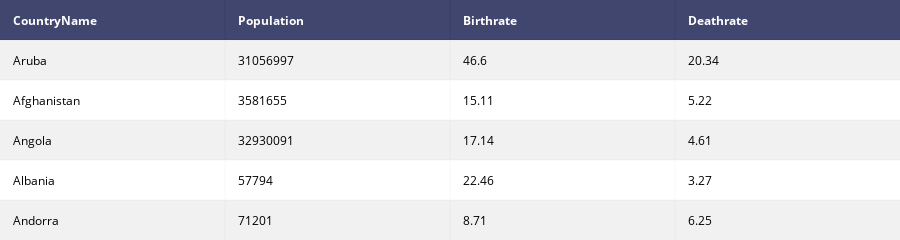

Write notebook code for a chart like this one.
### Code cell
# View table offline
plotly.offline.iplot(table, filename='world population table')

### Figure 1 — Plotly figure (JSON) as saved in the notebook; plotly's stock layout.template omitted (floating-point values rounded to 4 significant figures)
{"data": [{"colorscale": [[0, "#00083e"], [0.5, "#ededee"], [1, "#ffffff"]], "hoverinfo": "none", "opacity": 0.75, "showscale": false, "type": "heatmap", "uid": "bd85a34c-a48d-11e8-bb40-b88a605d4570", "z": [[0, 0, 0, 0], [0.5, 0.5, 0.5, 0.5], [1, 1, 1, 1], [0.5, 0.5, 0.5, 0.5], [1, 1, 1, 1], [0.5, 0.5, 0.5, 0.5]]}], "layout": {"annotations": [{"align": "left", "font": {"color": "#ffffff"}, "showarrow": false, "text": "<b>CountryName</b>", "x": -0.45, "xanchor": "left", "xref": "x", "y": 0, "yref": "y"}, {"align": "left", "font": {"color": "#ffffff"}, "showarrow": false, "text": "<b>Population</b>", "x": 0.55, "xanchor": "left", "xref": "x", "y": 0, "yref": "y"}, {"align": "left", "font": {"color": "#ffffff"}, "showarrow": false, "text": "<b>Birthrate</b>", "x": 1.55, "xanchor": "left", "xref": "x", "y": 0, "yref": "y"}, {"align": "left", "font": {"color": "#ffffff"}, "showarrow": false, "text": "<b>Deathrate </b>", "x": 2.55, "xanchor": "left", "xref": "x", "y": 0, "yref": "y"}, {"align": "left", "font": {"color": "#000000"}, "showarrow": false, "text": "Aruba", "x": -0.45, "xanchor": "left", "xref": "x", "y": 1, "yref": "y"}, {"align": "left", "font": {"color": "#000000"}, "showarrow": false, "text": "31056997", "x": 0.55, "xanchor": "left", "xref": "x", "y": 1, "yref": "y"}, {"align": "left", "font": {"color": "#000000"}, "showarrow": false, "text": "46.6", "x": 1.55, "xanchor": "left", "xref": "x", "y": 1, "yref": "y"}, {"align": "left", "font": {"color": "#000000"}, "showarrow": false, "text": "20.34", "x": 2.55, "xanchor": "left", "xref": "x", "y": 1, "yref": "y"}, {"align": "left", "font": {"color": "#000000"}, "showarrow": false, "text": "Afghanistan", "x": -0.45, "xanchor": "left", "xref": "x", "y": 2, "yref": "y"}, {"align": "left", "font": {"color": "#000000"}, "showarrow": false, "text": "3581655", "x": 0.55, "xanchor": "left", "xref": "x", "y": 2, "yref": "y"}, {"align": "left", "font": {"color": "#000000"}, "showarrow": false, "text": "15.11", "x": 1.55, "xanchor": "left", "xref": "x", "y": 2, "yref": "y"}, {"align": "left", "font": {"color": "#000000"}, "showarrow": false, "text": "5.22", "x": 2.55, "xanchor": "left", "xref": "x", "y": 2, "yref": "y"}, {"align": "left", "font": {"color": "#000000"}, "showarrow": false, "text": "Angola", "x": -0.45, "xanchor": "left", "xref": "x", "y": 3, "yref": "y"}, {"align": "left", "font": {"color": "#000000"}, "showarrow": false, "text": "32930091", "x": 0.55, "xanchor": "left", "xref": "x", "y": 3, "yref": "y"}, {"align": "left", "font": {"color": "#000000"}, "showarrow": false, "text": "17.14", "x": 1.55, "xanchor": "left", "xref": "x", "y": 3, "yref": "y"}, {"align": "left", "font": {"color": "#000000"}, "showarrow": false, "text": "4.61", "x": 2.55, "xanchor": "left", "xref": "x", "y": 3, "yref": "y"}, {"align": "left", "font": {"color": "#000000"}, "showarrow": false, "text": "Albania", "x": -0.45, "xanchor": "left", "xref": "x", "y": 4, "yref": "y"}, {"align": "left", "font": {"color": "#000000"}, "showarrow": false, "text": "57794", "x": 0.55, "xanchor": "left", "xref": "x", "y": 4, "yref": "y"}, {"align": "left", "font": {"color": "#000000"}, "showarrow": false, "text": "22.46", "x": 1.55, "xanchor": "left", "xref": "x", "y": 4, "yref": "y"}, {"align": "left", "font": {"color": "#000000"}, "showarrow": false, "text": "3.27", "x": 2.55, "xanchor": "left", "xref": "x", "y": 4, "yref": "y"}, {"align": "left", "font": {"color": "#000000"}, "showarrow": false, "text": "Andorra", "x": -0.45, "xanchor": "left", "xref": "x", "y": 5, "yref": "y"}, {"align": "left", "font": {"color": "#000000"}, "showarrow": false, "text": "71201", "x": 0.55, "xanchor": "left", "xref": "x", "y": 5, "yref": "y"}, {"align": "left", "font": {"color": "#000000"}, "showarrow": false, "text": "8.71", "x": 1.55, "xanchor": "left", "xref": "x", "y": 5, "yref": "y"}, {"align": "left", "font": {"color": "#000000"}, "showarrow": false, "text": "6.25", "x": 2.55, "xanchor": "left", "xref": "x", "y": 5, "yref": "y"}], "height": 230, "margin": {"b": 0, "l": 0, "r": 0, "t": 0}, "xaxis": {"dtick": 1, "gridwidth": 2, "showticklabels": false, "tick0": -0.5, "ticks": "", "zeroline": false}, "yaxis": {"autorange": "reversed", "dtick": 1, "gridwidth": 2, "showticklabels": false, "tick0": 0.5, "ticks": "", "zeroline": false}}}
